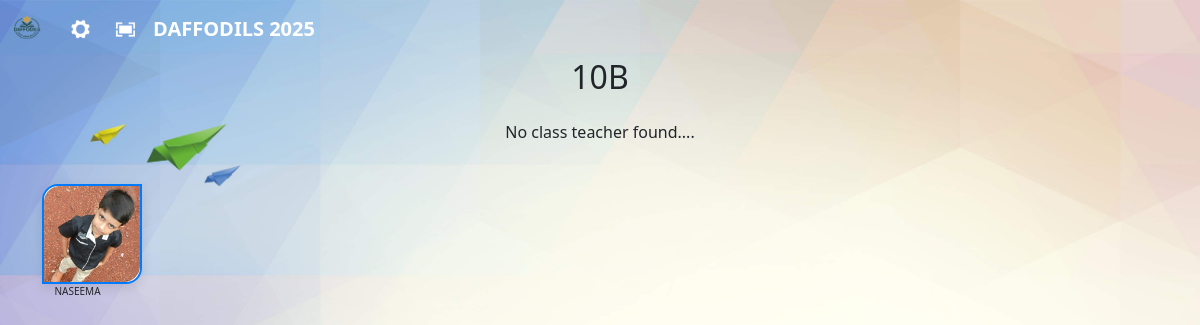
The app's page /user/class_b/ (signed in) with its own data.
### userapp/models.py (models this page shows)
class UserProfile(models.Model):
    user = models.OneToOneField(User, on_delete=models.CASCADE)
    phone = models.CharField(max_length=15, unique=True ,default='+91')
    batch = models.CharField(max_length=20, choices=[
        ('10A', '10A'), ('10B', '10B'), ('10C', '10C'), ('10D', '10D')
    ])
    n_adult = models.PositiveIntegerField(null=True, blank=True, default=0)
    n_child = models.PositiveIntegerField(null=True, blank=True , default=0)
    photo = models.ImageField(upload_to='user_photos/', blank=True, null=True)
    is_approved = models.BooleanField(default=False)

### userapp/views.py (the view)
# urls.py: path('class_b/', views.user_class_b, name='class_b'),
@login_required
def user_class_b(request):
    teacher = TeacherProfile.objects.filter(batch="10B")
    users = UserProfile.objects.filter(batch="10B", is_approved=True)
    return render(request, 'userapp/class.html', {'users': users,'teacher': teacher})

### templates/userapp/class.html (shortened to what this page needs)
{% extends 'userapp/blank_layout_user.html' %}
{% load static %}
{% block content %}
{% if users %}
<h2 class="text-center mb-4">{{ users.0.batch }}</h2>
{% else %}
<p>No students found....</p>
{% endif %}
<div class="container my-4">
  <div class="row justify-content-center">
    {% for profile in teacher %}
    <div class="col-6 col-md-2 d-flex flex-column align-items-center">
      <div class="profile-card text-center" style="width: 150PX; height: 150px;">
        <a href="{% url 'teacher_detail' profile.id %}" title="{{ profile.name }}">
          {% if profile.photo %}
          <img src="{{ profile.photo.url }}" alt="{{ profile.name }} photo" style="height: 150px;"
            class="photo-rounded" />
          {% else %}
          <img src="{% static 'images/prp2.png' %}" alt="Default photo" style="height: 150px;" class="photo-rounded" />
          {% endif %}
        </a>
      </div>
      <p style="text-align: center; font-weight: bold; margin: 5px 0 0 0;">{{ profile.name }}</p>
    </div>
    {% empty %}
    <p class="text-center">No class teacher found....</p>
    {% endfor %}
  </div>
</div>
<div class="container">
  <div class="row">
    {% for profile in users %}
    <div class="col-2 col-md-1 mb-1">
      <div class="profile-card">
        <a href="{% url 'user_detail' profile.id %}" title="{{ profile.user.get_full_name }}">
          {% if profile.photo %}
          <img src="{{ profile.photo.url }}" alt="{{ profile.name }} photo" class="photo-rounded" />
          {% else %}
          <img src="{% static 'images/prp.png' %}" alt="Default photo" class="photo-rounded" />
          {% endif %}
        </a>
      </div>
      <p
        style="text-align: center; font-size: 10px; white-space: nowrap; overflow: hidden; text-overflow: ellipsis;">
        {{ profile.user.first_name|upper }} {{ profile.user.last_name|upper }}
      </p>
    </div>
    {% empty %}
    <p>No users found.</p>
    {% endfor %}
  </div>
</div>
{% endblock %}

### templates/userapp/class.html (style rules this page uses)
.profile-card { border: 2px solid #007bff; border-top-left-radius: 1rem; border-bottom-right-radius: 1rem; border-top-right-radius: 0; border-bottom-left-radius: 0; overflow: hidden; box-shadow: 0 4px 12px rgba(0, 0, 0, 0.1); transition: transform 0.2s ease; background-color: #fff; width: 100px; }
.photo-rounded { width: 100%; height: 100%; object-fit: cover; border-top-left-radius: 1rem; border-bottom-right-radius: 1rem; border-top-right-radius: 0; border-bottom-left-radius: 0; display: block; }

### records on screen
UserProfile: batch "10B", photo (picture), user.first_name "NASEEMA"
